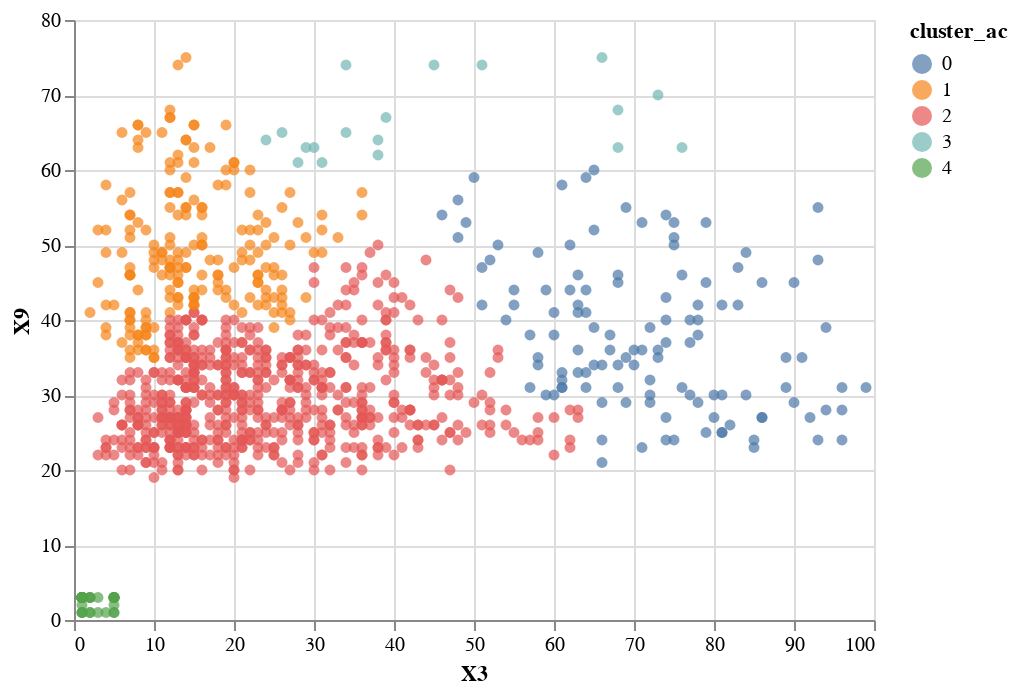

This figure's notebook cell:
### Code cell
chart1=alt.Chart(df).mark_circle().encode(x='X3', y='X9',color='cluster_ac:N',
                    tooltip=['X3','X9']).interactive()

chart1

### Figure 1 — Vega-Lite specification as saved in the notebook (floating-point values rounded to 4 significant figures; data arrays with more than 128 entries replaced by an {"elided": "..."} marker saying what was removed)
{"config": {"view": {"continuousWidth": 400, "continuousHeight": 300}}, "data": {"name": "data-d0711e8229d1a6ff867f3792b8ec7971"}, "mark": "circle", "encoding": {"color": {"type": "nominal", "field": "cluster_ac"}, "tooltip": [{"type": "quantitative", "field": "X3"}, {"type": "quantitative", "field": "X9"}], "x": {"type": "quantitative", "field": "X3"}, "y": {"type": "quantitative", "field": "X9"}}, "selection": {"selector003": {"type": "interval", "bind": "scales", "encodings": ["x", "y"]}}, "$schema": "https://vega.github.io/schema/vega-lite/v4.8.1.json", "datasets": {"data-d0711e8229d1a6ff867f3792b8ec7971": {"elided": "1000 records"}}}
